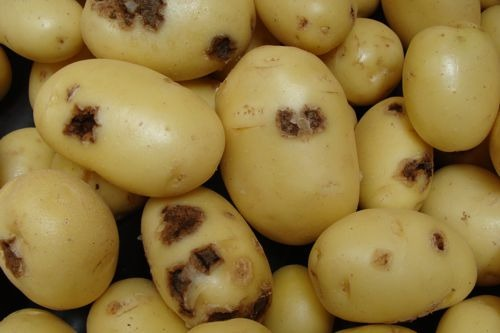
#> input picture sarna-comum-batata.jpg, 500 x 333 px
$ jupyter execute --allow-errors main.ipynb
#> lines starting #> are read from the running program, lines starting #| are printed output that depends on the picture; after the words box and inside, x2 and y2 are one past the last pixel; in counts of white or black regions, pixels touching at a corner belong together; long printed decimals are rounded
[cell 1]
import cv2
import numpy as np
import matplotlib.pyplot as plt
from ultralytics import YOLO

# Função auxiliar para exibir imagens no notebook
def show(img, title='', cmap=None):
    plt.figure(figsize=(6,6))
    if len(img.shape) == 2:
        plt.imshow(img, cmap=cmap or 'gray')
    else:
        plt.imshow(cv2.cvtColor(img, cv2.COLOR_BGR2RGB))
    plt.title(title)
    plt.axis('off')
    plt.show()

#> (the rest of this cell did not finish here and is left out)

[cell 2]
# img_path = 'sarna-comum-batata.jpg'
# img_path = 'batata_ruim.jpeg'

img_path = 'sarna-comum-batata.jpg'

img_bgr = cv2.imread(img_path)
#> img_bgr is the input picture: shape (333, 500, 3); mean B, G, R 62.1, 120.4, 144.6
if img_bgr is None:
    raise FileNotFoundError(f"Imagem não encontrada: {img_path}")

show(img_bgr, "Imagem Original")
#> (the rest of this cell did not finish here and is left out)

[cell 3]
# pre processamento

img_lab = cv2.cvtColor(img_bgr, cv2.COLOR_BGR2LAB)
#> img_lab: shape (333, 500, 3); mean of channels 0, 1, 2 130.5, 130.4, 162.5

# Suavizar para reduzir ruído
blur = cv2.GaussianBlur(img_lab, (5,5), 0)
#> blur: shape (333, 500, 3); mean of channels 0, 1, 2 130.5, 130.4, 162.5

show(cv2.cvtColor(blur, cv2.COLOR_LAB2BGR), "Imagem Suavizada (Lab)")

[cell 4]
#segmentacao

L, A, B = cv2.split(blur)

_, mask = cv2.threshold(L, 0, 255, cv2.THRESH_BINARY + cv2.THRESH_OTSU)
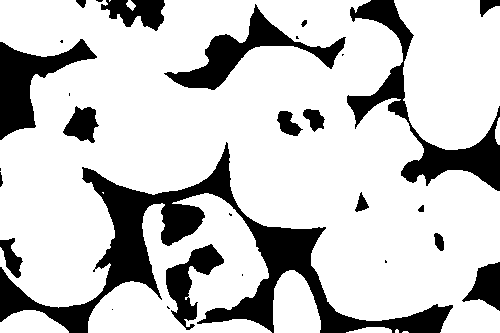
#> mask: shape (333, 500); 78.2% white; 29 black regions (11 under 20 px), largest, box (x1, y1, x2, y2) and area: (0, 142, 453, 333) 16335, (347, 0, 500, 191) 5860, (164, 4, 346, 90) 3696

kernel = np.ones((5,5), np.uint8)
mask_clean = cv2.morphologyEx(mask, cv2.MORPH_CLOSE, kernel, iterations=2)
#> mask_clean: shape (333, 500); 80.4% white; 23 black regions, largest, box (x1, y1, x2, y2) and area: (83, 170, 202, 288) 5727, (206, 224, 362, 333) 5385, (0, 43, 91, 137) 3607
mask_clean = cv2.morphologyEx(mask_clean, cv2.MORPH_OPEN, kernel)
#> mask_clean: shape (333, 500); 80.3% white; 20 black regions

contours, hierarchy = cv2.findContours(mask_clean, cv2.RETR_CCOMP, cv2.CHAIN_APPROX_SIMPLE)
#> contours = 11 contours; largest, box (x1, y1, x2, y2) and area: (0, 0, 500, 333) 146466, (82, 169, 203, 289) 6023, (175, 12, 290, 89) 3092, (165, 246, 222, 320) 1842, (347, 66, 407, 118) 1448
mask_filled = mask_clean.copy()
for i in range(len(contours)):
    if hierarchy[0][i][3] != -1:
        cv2.drawContours(mask_filled, [contours[i]], -1, 255, -1)
#> this loop made 11 passes
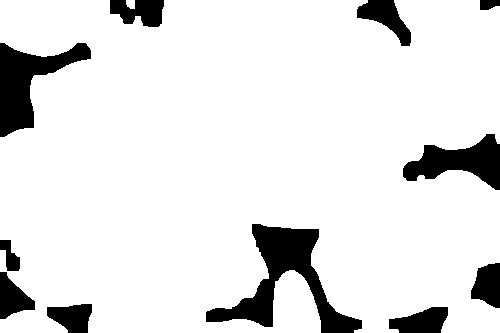
#> mask_filled: shape (333, 500); 88.9% white; 11 black regions, largest, box (x1, y1, x2, y2) and area: (206, 224, 362, 333) 5402, (0, 43, 91, 137) 3610, (403, 134, 500, 190) 2792

mask_defects = cv2.bitwise_not(mask)
mask_defects = cv2.bitwise_and(mask_defects, mask_filled)
#> mask_defects: shape (333, 500); 10.8% white; 74 white regions (43 under 20 px), largest, box (x1, y1, x2, y2) and area: (82, 142, 259, 311) 7498, (164, 4, 346, 90) 3696, (166, 244, 224, 330) 1908

kernel_small = np.ones((1,1), np.uint8)
mask_defects = cv2.morphologyEx(mask_defects, cv2.MORPH_OPEN, kernel_small)

show(mask, 'Máscara Original')
show(mask_filled, 'Batatas (regiões brancas)')
show(mask_defects, 'Defeitos (pontos pretos internos)')

mask = mask_filled

[cell 5]
# media e covarianca da regiao saudavel

pixels = blur[mask == 255].reshape(-1, 3)

mean = np.mean(pixels, axis=0)
#> mean = [140.7, 129.8, 164.3]
cov = np.cov(pixels, rowvar=False)
#> cov = [[1402.9, -127.5, 120.3], [-127.5, 19.43, -2.87], [120.3, -2.87, 66.79]]
inv_cov = np.linalg.inv(cov)
#> inv_cov = [[0.00243, 0.0154, -0.00372], [0.0154, 0.15, -0.0213], [-0.00372, -0.0213, 0.0208]]

print("Média (Lab):", mean)
#| Média (Lab): [140.686 129.819 164.346]
print("Covariância:")
print(cov)
#| [[1402.885 -127.515  120.279]
#|  [-127.515   19.429   -2.871]
#|  [ 120.279   -2.871   66.791]]

[cell 6]
# calculo de mahalanobis

h, w, c = blur.shape
#> h = 333; w = 500; c = 3
diff = blur.reshape(-1, 3) - mean
mdist = np.sqrt(np.einsum('ij,jk,ik->i', diff, inv_cov, diff))
mdist_img = mdist.reshape(h, w)

# Normalizar para 0-255
mdist_norm = cv2.normalize(mdist_img, None, 0, 255, cv2.NORM_MINMAX).astype(np.uint8)
show(mdist_norm, "Mapa de Distâncias de Mahalanobis", cmap='jet')

[cell 7]
# destacar defeitos

_, exclude_mask = cv2.threshold(mdist_norm, 180, 255, cv2.THRESH_BINARY)
#> exclude_mask: shape (333, 500); 4.3% white; 19 white regions (6 under 20 px), largest, box (x1, y1, x2, y2) and area: (0, 48, 32, 135) 1714, (114, 205, 150, 281) 1637, (255, 232, 312, 272) 978
_, defect_mask = cv2.threshold(mdist_norm, 100, 255, cv2.THRESH_BINARY)
#> defect_mask: shape (333, 500); 13.4% white; 84 white regions (37 under 20 px), largest, box (x1, y1, x2, y2) and area: (111, 193, 153, 285) 2318, (0, 43, 35, 139) 2200, (400, 123, 500, 187) 1878

defect_mask = cv2.bitwise_and(defect_mask, cv2.bitwise_not(exclude_mask))
#> defect_mask: shape (333, 500); 9.1% white; 84 white regions (37 under 20 px), largest, box (x1, y1, x2, y2) and area: (400, 123, 500, 187) 1700, (155, 189, 203, 245) 1202, (176, 37, 235, 86) 957

# Limpeza morfológica
kernel_defect = np.ones((3,3), np.uint8)
defect_mask = cv2.morphologyEx(defect_mask, cv2.MORPH_OPEN, kernel_defect)
#> defect_mask: shape (333, 500); 7.7% white; 85 white regions (27 under 20 px), largest, box (x1, y1, x2, y2) and area: (444, 124, 500, 186) 1042, (161, 206, 203, 244) 971, (178, 37, 235, 85) 947
defect_mask = cv2.morphologyEx(defect_mask, cv2.MORPH_CLOSE, kernel_defect)
#> defect_mask: shape (333, 500); 7.8% white; 76 white regions (24 under 20 px), largest, box (x1, y1, x2, y2) and area: (400, 124, 500, 186) 1693, (161, 206, 203, 244) 974, (178, 37, 235, 85) 957

# testando pegando apenas as partes verdes

lower = 90
upper = 180

green_mask = cv2.inRange(mdist_norm, lower, upper)
#> green_mask: shape (333, 500); 12.1% white; 78 white regions (32 under 20 px), largest, box (x1, y1, x2, y2) and area: (399, 122, 500, 188) 2103, (99, 0, 200, 29) 1505, (154, 188, 203, 245) 1383
green_mask = cv2.morphologyEx(green_mask, cv2.MORPH_OPEN, kernel_defect)
#> green_mask: shape (333, 500); 10.7% white; 90 white regions (29 under 20 px), largest, box (x1, y1, x2, y2) and area: (100, 0, 200, 27) 1460, (155, 188, 203, 245) 1375, (442, 122, 500, 188) 1226

show(defect_mask, "Regiões de Defeito Detectadas (Excluindo)")
show(green_mask, "Regioes com Area Verde")

[cell 8]
# sobreposicao na imagem original

overlay = img_bgr.copy()
overlay[defect_mask == 255] = [0, 0, 255]  # pinta em vermelho
#> overlay: shape (333, 500, 3); 7.8% of pixels changed, all inside (x1, y1, x2, y2) = (0, 0, 500, 333)

overlay_green = img_bgr.copy()
overlay_green[green_mask == 255] = [0, 255, 0] # pinta em verde

alpha = 0.5
result = cv2.addWeighted(img_bgr, 1 - alpha, overlay, alpha, 0)
result_green = cv2.addWeighted(img_bgr, 1 - alpha, overlay_green, alpha, 0)
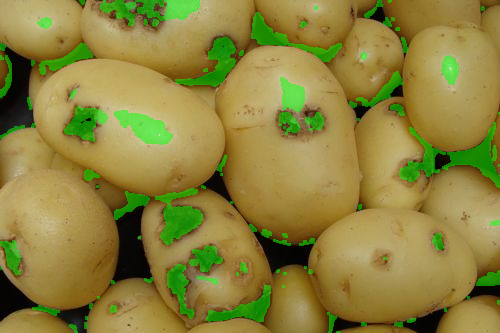
#> result_green: shape (333, 500, 3); mean B, G, R 60, 130.4, 139.5

show(result, "Defeitos Destacados (em Vermelho)")
show(result_green, "Defeitos com areas verdes")

[cell 9]
defect_area = np.sum(defect_mask == 255)
#> defect_area = 12981
potato_area = np.sum(mask == 255)
#> potato_area = 148005
percent_defect = (defect_area / potato_area) * 100
#> percent_defect = 8.77

print(f"Porcentagem da área com defeito: {percent_defect:.2f}%")
#| Porcentagem da área com defeito: 8.77%

[cell 10]
# === Função para contar e analisar defeitos (Connected Components) ===
import cv2
import numpy as np
import matplotlib.pyplot as plt
import os

def count_defects(mask,
                  min_area=50,
                  connectivity=8,
                  visualize=True,
                  return_stats=False,
                  save_dir=None,
                  overlay_image=None,
                  alpha=0.6):
    """
    Conta componentes conectados em uma máscara binária (defeitos).

    Args:
        mask: array 2D (bool, 0/255 ou 0/1) - máscara binária (defeito = True/1/255).
        min_area: int - área mínima em pixels para considerar um componente válido.
        connectivity: 4 or 8 - conectividade para labeling.
        visualize: bool - se True, plota a imagem rotulada e a máscara filtrada.
        return_stats: bool - se True, retorna (num_defeitos, labels_filtered, stats_filtered, centroids_filtered, overlay)
        save_dir: str or None - se informado, salva imagens dos defeitos no diretório (um arquivo por defeito).
        overlay_image: BGR image (altura x largura x 3) - se fornecida, cria overlay com contornos/caixas e números.
        alpha: float (0..1) - transparência do overlay se overlay_image for fornecida.

    Retorna:
        Se return_stats==False: num_defeitos (int)
        Se return_stats==True: dict com chaves:
            num_defects, labels_filtered, stats_filtered, centroids_filtered, mask_filtered, overlay (ou None)
    """
#> called with min_area = 100, connectivity = 8, visualize = True, return_stats = False, alpha = 0.6
    # --- preparar a máscara binária ---
    if mask.dtype == np.bool_:
        mask_bin = (mask.astype(np.uint8)) * 255
    else:
        mask_bin = mask.copy()
        # valores entre 0-1 -> escalar
        if mask_bin.max() <= 1:
            mask_bin = (mask_bin * 255).astype(np.uint8)
        else:
            mask_bin = mask_bin.astype(np.uint8)
    # garantir binário
    _, mask_bin = cv2.threshold(mask_bin, 1, 255, cv2.THRESH_BINARY)

    # --- connected components with stats ---
    num_labels, labels, stats, centroids = cv2.connectedComponentsWithStats(mask_bin, connectivity=connectivity)
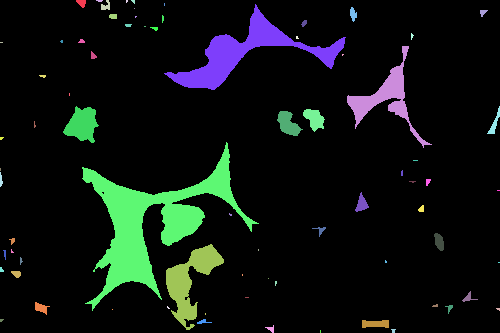
#> labels: shape (333, 500) int32; 75 distinct labels, from 0 to 74; one colour per label, 0 black
#> num_labels = 75; stats = 75 rows, first 6: [0, 0, 500, 333, 148566], [76, 0, 10, 8, 54], [96, 0, 7, 2, 11], [101, 0, 9, 10, 57], [126, 0, 2, 3, 5], [131, 0, 4, 4, 10]; centroids = 75 pairs, first value 0 to 498.5, second value 0.364 to 331

    # stats: linha por rótulo (inclui 0=fundo): [x, y, width, height, area]
    # filtrar componentes por área (ignorar rótulo 0 - fundo)
    valid_indices = []
    for i in range(1, num_labels):
        area = stats[i, cv2.CC_STAT_AREA]
        if area >= min_area:
            valid_indices.append(i)
#> this loop made 74 passes
#> area on passes 1, 3, 7, 8, 10, 11, 14, 17, 20, 23, 24, 28: 54, 57, 3696, 68, 33, 37, 27, 20, 20, 1678, 31, 817
#> after the loop, valid_indices = [7, 23, 28, 29, 30, 31, 34, 42, 46, 48, 71]

    num_defects = len(valid_indices)
#> num_defects = 11

    # construir máscara filtrada e rotulada com novos rótulos 1..N
    h, w = mask_bin.shape[:2]
#> h = 333; w = 500
    labels_filtered = np.zeros((h, w), dtype=np.int32)
    stats_filtered = []
    centroids_filtered = []

    for new_label, old_label in enumerate(valid_indices, start=1):
        labels_filtered[labels == old_label] = new_label
        stats_filtered.append(stats[old_label].tolist())
        centroids_filtered.append(centroids[old_label].tolist())
#> this loop made 11 passes
#> old_label on passes 1 to 11: 7, 23, 28, 29, 30, 31, 34, 42, 46, 48, 71
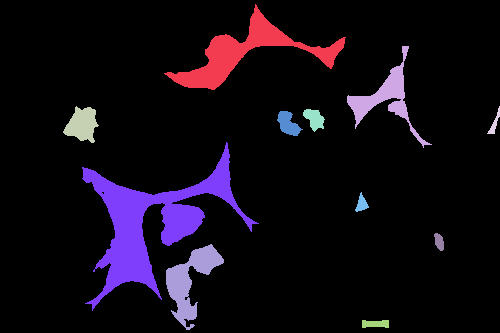
#> labels_filtered: shape (333, 500) int32; 12 distinct labels, from 0 to 11; one colour per label, 0 black
#> after the loop, centroids_filtered = [[245.5, 52.88], [385.8, 97.53], [81.87, 124.1], [494.3, 123], [314, 118.5], [287.7, 123.4], [151.8, 222.4], [361.3, 203.5], [438.8, 241.3], [189.6, 280.6], [375.1, 323.4]]; stats_filtered = 11 items, first 6: [164, 4, 182, 86, 3696], [347, 46, 85, 102, 1678], [63, 106, 36, 37, 817], [487, 106, 13, 28, 109], [303, 109, 22, 23, 301], [277, 111, 26, 25, 371]

    stats_filtered = np.array(stats_filtered) if len(stats_filtered) > 0 else np.zeros((0,5), dtype=np.int32)
#> stats_filtered = [[164, 4, 182, 86, 3696], [347, 46, 85, 102, 1678], [63, 106, 36, 37, 817], [487, 106, 13, 28, 109], [303, 109, 22, 23, 301], [277, 111, 26, 25, 371], [82, 142, 177, 169, 7498], [355, 192, 14, 20, 140], [434, 233, 10, 18, 128], [166, 244, 58, 86, 1908], [362, 320, 27, 8, 181]]
    centroids_filtered = np.array(centroids_filtered) if len(centroids_filtered) > 0 else np.zeros((0,2))

    mask_filtered = (labels_filtered > 0).astype(np.uint8) * 255

    # --- opcional: salvar cada defeito em arquivo ---
    if save_dir is not None:
        os.makedirs(save_dir, exist_ok=True)
        for lab in range(1, labels_filtered.max() + 1):
            comp_mask = (labels_filtered == lab).astype(np.uint8) * 255
            x, y, w_box, h_box, area = stats_filtered[lab - 1]
            # recortar da máscara original e também (se houver) da overlay_image
            crop_mask = comp_mask[y:y+h_box, x:x+w_box]
            save_path_mask = os.path.join(save_dir, f"defeito_{lab:03d}_mask.png")
            cv2.imwrite(save_path_mask, crop_mask)
            if overlay_image is not None:
                crop_img = overlay_image[y:y+h_box, x:x+w_box]
                save_path_img = os.path.join(save_dir, f"defeito_{lab:03d}_img.png")
                cv2.imwrite(save_path_img, crop_img)

    # --- opcional: overlay sobre imagem original ---
    overlay = None
    if overlay_image is not None:
        # garantir BGR uint8
        img = overlay_image.copy()
        if img.dtype != np.uint8:
            img = (img * 255).astype(np.uint8) if img.max() <= 1 else img.astype(np.uint8)

        # criar uma imagem colorida para as máscaras rotuladas (cada defeito com cor distinta)
        colored = np.zeros_like(img)
        rng = np.random.RandomState(12345)
        colors = [(int(c[0]), int(c[1]), int(c[2])) for c in rng.randint(0, 255, size=(max(1, labels_filtered.max()), 3))]
        for lab in range(1, labels_filtered.max() + 1):
            mask_lab = (labels_filtered == lab)
            colored[mask_lab] = colors[lab - 1]

            # desenhar bounding box e número
            x, y, w_box, h_box, area = stats_filtered[lab - 1]
            cv2.rectangle(img, (x, y), (x + w_box, y + h_box), (0, 255, 0), 1)
            cv2.putText(img, str(lab), (x, y - 4), cv2.FONT_HERSHEY_SIMPLEX, 0.5, (0,255,0), 1, cv2.LINE_AA)

        # combinar original + colored
        colored_blend = cv2.addWeighted(img, 1 - alpha, colored, alpha, 0)
        overlay = colored_blend

    # --- visualização ---
    if visualize:
        plt.figure(figsize=(12,6))
        plt.subplot(1,3,1)
        plt.title("Máscara original")
        plt.axis('off')
        plt.imshow(mask_bin, cmap='gray')

        plt.subplot(1,3,2)
        plt.title(f"Máscara filtrada (min_area={min_area})\nDefeitos = {num_defects}")
        plt.axis('off')
        plt.imshow(mask_filtered, cmap='gray')

        plt.subplot(1,3,3)
        plt.title("Componentes rotulados (cores)")
        plt.axis('off')
        # usar mapa de cores para labels_filtered: mostrar 0 como preto
        if labels_filtered.max() > 0:
            plt.imshow(labels_filtered, cmap='nipy_spectral')
        else:
            plt.imshow(labels_filtered, cmap='gray')
        plt.show()

        if overlay is not None:
            plt.figure(figsize=(6,6))
            plt.title("Overlay sobre imagem original")
            plt.axis('off')
            # overlay está em BGR -> converter para RGB para matplotlib
            plt.imshow(cv2.cvtColor(overlay, cv2.COLOR_BGR2RGB))
            plt.show()

    # --- retorno ---
    result = {
        'num_defects': num_defects,
        'labels_filtered': labels_filtered,
        'stats_filtered': stats_filtered,
        'centroids_filtered': centroids_filtered,
        'mask_filtered': mask_filtered,
        'overlay': overlay
    }

    if return_stats:
        return result
    else:
        return num_defects


# === Exemplo de uso ===
# Supondo que 'mask' é sua máscara (numpy array) produzida pelo YOLO:
num = count_defects(mask_defects, min_area=100, connectivity=8, visualize=True)
#> num = 11
#
# Para obter estatísticas e overlay:
res = count_defects(mask_defects, min_area=50, return_stats=True, overlay_image=img_bgr)
#> call 2 of count_defects, with min_area = 50, connectivity = 8, visualize = True, return_stats = True, alpha = 0.6
#> the loop in count_defects (call 2), `for i in range(1, num_labels):` made 74 passes
#> after the loop in count_defects (call 2), `for i in range(1, num_labels):`: valid_indices = [1, 3, 7, 8, 23, 28, 29, 30, 31, 34, 42, 46, 48, 56, 60, 62, 71]
#> in count_defects (call 2), `num_defects = len(valid_indices)`: num_defects = 17
#> the loop in count_defects (call 2), `for new_label, old_label in enumerate(valid_indices, start=1):` made 17 passes
#> after the loop in count_defects (call 2), `for new_label, old_label in enumerate(valid_indices, start=1):`:
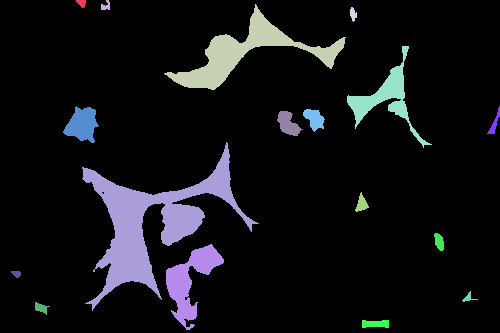
#> labels_filtered: shape (333, 500) int32; 18 distinct labels, from 0 to 17; one colour per label, 0 black
#> after the loop in count_defects (call 2), `for new_label, old_label in enumerate(valid_indices, start=1):`: centroids_filtered = [[81.2, 2.57], [105.4, 5.67], [245.5, 52.88], [352.7, 13.75], [385.8, 97.53], [81.87, 124.1], [494.3, 123], [314, 118.5], [287.7, 123.4], [151.8, 222.4], [361.3, 203.5], [438.8, 241.3], [189.6, 280.6], [16.1, 273.4], [468.1, 297.3], [40.74, 307.5], [375.1, 323.4]]; stats_filtered = 17 items, first 6: [76, 0, 10, 8, 54], [101, 0, 9, 10, 57], [164, 4, 182, 86, 3696], [350, 7, 7, 15, 68], [347, 46, 85, 102, 1678], [63, 106, 36, 37, 817]
#> in count_defects (call 2), `stats_filtered = np.array(stats_filtered) if len(stats_filtered) > 0 e..`: stats_filtered = 17 rows, first 6: [76, 0, 10, 8, 54], [101, 0, 9, 10, 57], [164, 4, 182, 86, 3696], [350, 7, 7, 15, 68], [347, 46, 85, 102, 1678], [63, 106, 36, 37, 817]
#> in count_defects (call 2), `centroids_filtered = np.array(centroids_filtered) if len(centroids_fil..`: centroids_filtered = 17 rows, first 8: [81.2, 2.57], [105.4, 5.67], [245.5, 52.88], [352.7, 13.75], [385.8, 97.53], [81.87, 124.1], [494.3, 123], [314, 118.5]
#> in count_defects (call 2), `mask_filtered = (labels_filtered > 0).astype(np.uint8) * 255`:
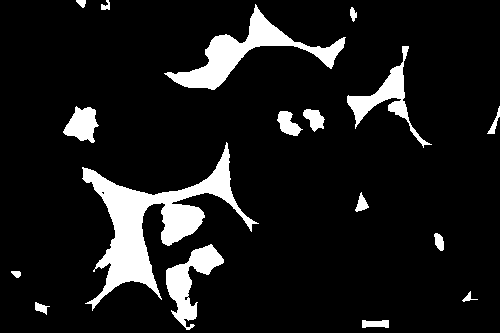
#> mask_filtered: shape (333, 500); 10.3% white; 17 white regions, largest, box (x1, y1, x2, y2) and area: (82, 142, 259, 311) 7498, (164, 4, 346, 90) 3696, (166, 244, 224, 330) 1908
#> in count_defects (call 2), `colors = [(int(c[0]), int(c[1]), int(c[2])) for c in rng.randint(0, 25..`: colors = [(226, 229, 29), (129, 164, 169), (254, 126, 101), (34, 29, 1), (118, 113, 59), (142, 105, 91), (247, 118, 208), (114, 201, 11), (77, 138, 81), (210, 166, 7), (43, 231, 23), (29, 184, 183), (31, 189, 97), (91, 87, 36), (64, 239, 131), (252, 124, 133), (143, 119, 75)]
#> the loop in count_defects (call 2), `for lab in range(1, labels_filtered.max() + 1):` made 17 passes
#> pass 1, in count_defects (call 2), `mask_lab = (labels_filtered == lab)`:
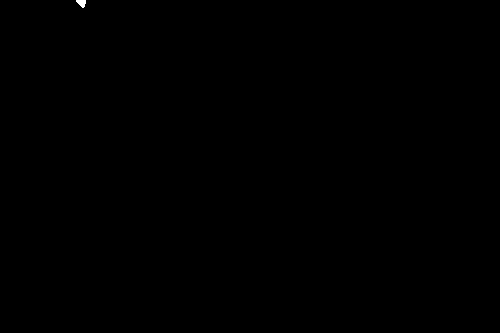
#> mask_lab: shape (333, 500) bool; 0.03% white; 1 white region, box (x1, y1, x2, y2) and area: (76, 0, 86, 8) 54
#> after the loop in count_defects (call 2), `for lab in range(1, labels_filtered.max() + 1):`:
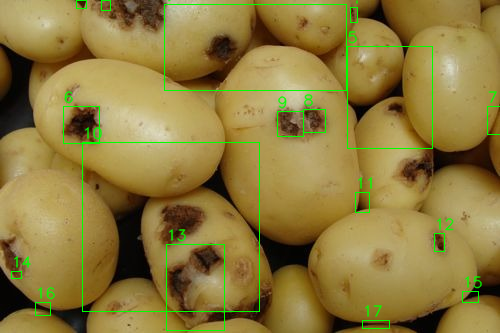
#> img: shape (333, 500, 3); 2.44% of pixels changed, all inside (x1, y1, x2, y2) = (11, 0, 500, 331)
#> in count_defects (call 2), `colored_blend = cv2.addWeighted(img, 1 - alpha, colored, alpha, 0)`:
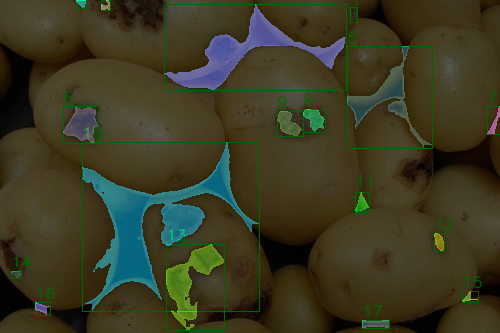
#> colored_blend: shape (333, 500, 3); mean B, G, R 35.4, 58.6, 60
#> res = 6 items
print(res['num_defects'])
#| 17
plt.imshow(res['labels_filtered'], cmap='nipy_spectral')
